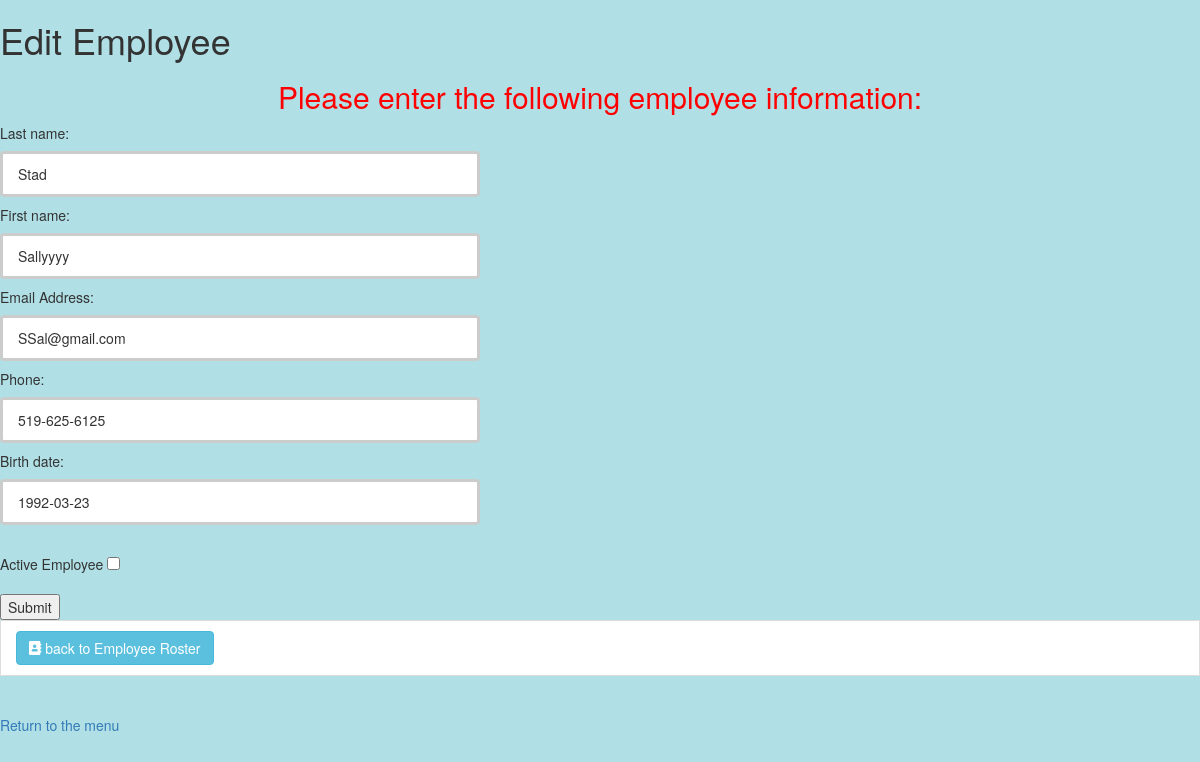
The page /editemployee.php?empnum=1 (signed in) on the database its author committed.
### tables this page shows
CREATE TABLE `employee_list` (
  `EmpID` int(8) NOT NULL,
  `last_name` varchar(20) NOT NULL,
  `first_name` varchar(20) NOT NULL,
  `email` varchar(50) NOT NULL,
  `phone` varchar(15) NOT NULL,
  `birth` date NOT NULL,
  `Password` varchar(300) NOT NULL,
  `EmpActive` tinyint(1) NOT NULL
);

### editemployee.php (the view, shortened to what this page needs)
?><!DOCTYPE html>
<html>
<head>
<body style="background-color:powderblue;">
<link rel="stylesheet" type="text/css" href="mystyles.css">
  <link rel="stylesheet" href="https://maxcdn.bootstrapcdn.com/bootstrap/3.3.7/css/bootstrap.min.css">
</head>
<body>
<h1>Edit Employee</h1>
<?php
$editEmpnumber = $_GET['empnum'];
require_once('dbcreds.php');
try {
    $conn = new PDO("mysql:host=$servername;dbname=$dbname", $username, $password);
    $conn->setAttribute(PDO::ATTR_ERRMODE, PDO::ERRMODE_EXCEPTION);
	$empSQL = 'SELECT * from employee_list WHERE EmpID = ' . $editEmpnumber;
	$STH = $conn->query($empSQL);
	$STH->setFetchMode(PDO::FETCH_ASSOC);
	$empFound = false;
	if($emprow = $STH->fetch()) {
		$empFound = true;
		$empLastName = $emprow['last_name'];
		$empFirstName = $emprow['first_name'];
		$empEmail = $emprow['email'];
		$empPhone = $emprow['phone'];
		$empBirth = $emprow['birth'];
		$ActiveEmp = "";
		}
    }
catch(PDOException $e)
    {
    echo "DB failed: " . $e->getMessage();
    }
if($empFound) {
?>
<h2 style="font-size:15;" align="center"> <font color="red">Please enter the following employee information:</font></h2>
<form action="viewallemployees_datatables.php" method="post">
  Last name:<br>
  <input type="text" name="flastname" value="<?php echo $empLastName; ?>" >
  <br>
  First name:<br>
  <input type="text" name="ffirstname" value="<?php echo $empFirstName; ?>" >
  <br>
  Email Address:<br>
  <input type="text" name="femail" value="<?php echo $empEmail; ?>" >
  <br>
  Phone:<br>
  <input type="text" name="fphone" value="<?php echo $empPhone; ?>" >
  <br>
  Birth date:<br>
  <input type="text" name="fbirth" value="<?php echo $empBirth; ?>" >
  <br> <br>
  Active Employee
  <input type="checkbox" name="factiveemployee" value="" <?php echo $ActiveEmp; ?>>
  <br><br>
  <input type="submit" name="editemployeenow" value="Submit">
</form>
<?php
}
?>
  <a href="viewallemployees_datatables.php" class="list-group-item">
    <button type="button" class="btn btn-info">
    <i class="fas fa-address-book"></i></span> back to Employee Roster
    </button></a>
<br><br>
<a href="mainmenu.php">Return to the menu</a>
	<br><br>
</body>
</html>

### mystyles.css (style rules this page uses)
input[type=text] { width: 40%; padding: 10px 15px; margin: 8px 0; border-radius: 4px; box-sizing: border-box; border: 3px solid #ccc; -webkit-transition: 0.5s; transition: 0.5s; outline: none; }
body { background-color: PowderBlue; }

### rows shown on the page
employee_list: flastname "Stad", ffirstname "Sallyyyy", femail "SSal@gmail.com", fphone "519-625-6125", fbirth "1992-03-23"
